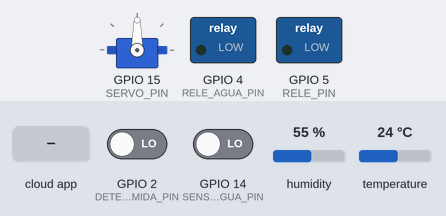
Recording of a sketch running on a simulated ESP8266 (NodeMCU). On the bench: servo, 14×12 character LCD, switched loads named in the sketch (green lamp = pin HIGH). The inputs (shaded band) are chosen by the test bench; at power-on: temperature 24 °C, GPIO 14 (SENSOR_AGUA_PIN) LOW, GPIO 2 (DETECTOR_COMIDA_PIN) LOW, humidity 55 %. WiFi joins after 1.5 s; servers stay silent unless stated; the Firebase database answers and starts empty; what the sketch prints to the serial monitor is not drawn.

Above: at 2.7 s.
2.8 s: temperature set to 22 °C
At 12.8 s:
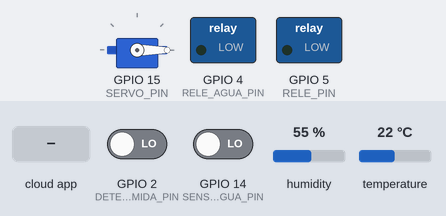
13.3 s: temperature set to 19 °C
At 23.3 s:
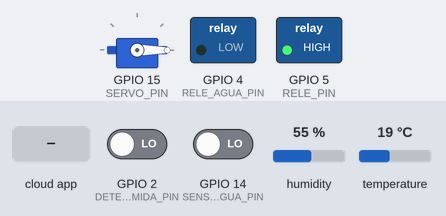
23.6 s: GPIO 14 (SENSOR_AGUA_PIN) driven HIGH
At 32.7 s:
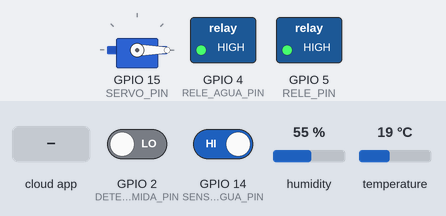
33.8 s: GPIO 2 (DETECTOR_COMIDA_PIN) driven HIGH
At 43.6 s:
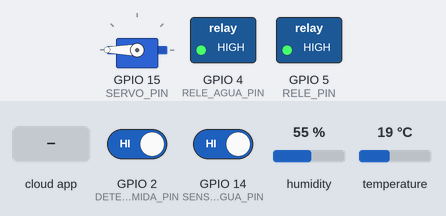
43.9 s: the phone or cloud app sets Status to 0
At 53.5 s:
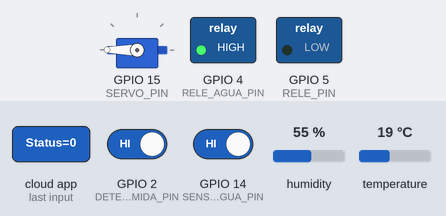
54.1 s: GPIO 14 (SENSOR_AGUA_PIN) driven LOW
At 64.4 s:
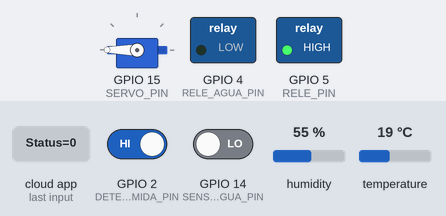
Timing chart, 0 to 65.7 s (numbered marks = the images above; inputs shaded):
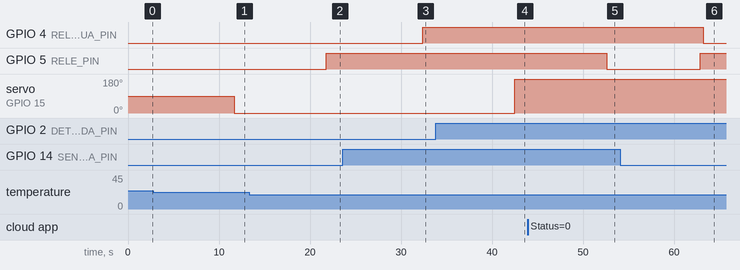

Measured:
- the behaviour switches between 21 and 20 °C on temperature (found by bisection; images 1 and 2)
- after the input at 13.3 s, GPIO 5 (RELE_PIN): LOW → HIGH after 8.5 s
- after the input at 23.6 s, GPIO 4 (RELE_AGUA_PIN): LOW → HIGH after 8.8 s
- after the input at 33.8 s, servo on GPIO 15 (SERVO_PIN): 0° → 180° after 8.7 s
- after the input at 43.9 s, GPIO 5 (RELE_PIN): HIGH → LOW after 8.7 s
- after the input at 54.1 s, GPIO 4 (RELE_AGUA_PIN): HIGH → LOW after 9.1 s

The sketch:

terraBran2_0.ino
```cpp
/*
#if defined(ESP32)
#include <WiFi.h>
#elif defined(ESP8266)
#include <ESP8266WiFi.h>
#endif

#include <Servo.h>
#include <HCSR04.h>
#include "DHT.h"
#include <Firebase_ESP_Client.h>
#include <Wire.h>
#include <LiquidCrystal_I2C.h>

#define WIFI_SSID "Totalplay-D5A8"
#define WIFI_PASSWORD "D5A8185Ce6YXG37E"
#define API_KEY "AIzaSyAKW3UYpCV04W7wO-ciHR7ei4r9ygZc7Ko"
#define USER_EMAIL "patolucas.bbl@gmail.com"
#define USER_PASSWORD "Brandon1234"
#define DATABASE_URL "https://proyecto-esp-7f186-default-rtdb.firebaseio.com"

#define DHTPIN 12
#define DHTTYPE DHT11

#define RELE_PIN 5
#define RELE_AGUA_PIN 4
#define DETECTOR_COMIDA_PIN 2
#define SENSOR_AGUA_PIN 14
#define SERVO_PIN 15

#define TEMPERATURA_LIMITE_INFERIOR 20
#define TEMPERATURA_LIMITE_SUPERIOR 27
#define INTERVALO_ENVIO_DATOS 9000

DHT dht(DHTPIN, DHTTYPE);
Servo servoMotor;
FirebaseData fbdo;
FirebaseAuth auth;
FirebaseConfig config;
LiquidCrystal_I2C lcd(0x3F, 14, 12);

float t;
float h;
int contador = 0;

void setup() {
  pinMode(RELE_PIN, OUTPUT);
  pinMode(RELE_AGUA_PIN, OUTPUT);
  pinMode(DETECTOR_COMIDA_PIN, INPUT);
  servoMotor.attach(SERVO_PIN);
  Serial.begin(115200);
  WiFi.begin(WIFI_SSID, WIFI_PASSWORD);
  while (WiFi.status() != WL_CONNECTED) {
    Serial.print(".");
    delay(300);
  }
  Serial.println();
  Serial.print("Conectado a la red WiFi ");
  Serial.print(WIFI_SSID);
  Serial.print("\n");
  Serial.print("Con la dirección IP: ");
  Serial.println(WiFi.localIP());
  Serial.println();

  config.api_key = API_KEY;
  auth.user.email = USER_EMAIL;
  auth.user.password = USER_PASSWORD;
  config.database_url = DATABASE_URL;
  Firebase.reconnectWiFi(true);
  fbdo.setResponseSize(4096);
  config.token_status_callback = tokenStatusCallback;
  Firebase.begin(&config, &auth);

  lcd.init();
  lcd.backlight();
}

void loop() {
  delay(INTERVALO_ENVIO_DATOS);

  t = dht.readTemperature();
  h = dht.readHumidity();

  if (isnan(t) || isnan(h)) {
    Serial.println("Error al leer el sensor");
    return;
  }

  contador = (t <= TEMPERATURA_LIMITE_INFERIOR || t >= TEMPERATURA_LIMITE_SUPERIOR) ? 1 : 0;

  Serial.println("---------------------------------------------------------");
  Serial.print("Temperatura: ");
  Serial.print(t);
  Serial.println("°C");
  Serial.print("Humedad: ");
  Serial.print(h);
  Serial.println("%");

  int agua = digitalRead(SENSOR_AGUA_PIN);
  Serial.println("---------------------------------------------");
  Serial.println(agua ? "El contenedor de agua está Vacío" : "El contenedor de agua está Lleno");

  if (Firebase.ready()) {
    if (Firebase.RTDB.setInt(&fbdo, "/Iguana/Relevador/Status", contador)) {
      Serial.println("Status Guardado");
    }
    if (Firebase.RTDB.setInt(&fbdo, "/Iguana/Temperatura/Status", t)) {
      // Temperatura guardada
    }
    if (Firebase.RTDB.setInt(&fbdo, "/Iguana/Humedad/Status", h)) {
      // Humedad guardada
    }
    if (Firebase.RTDB.setString(&fbdo, "/Iguana/Alimentacion/Comida/Status", digitalRead(DETECTOR_COMIDA_PIN))) {
      // Comida actualizada
    }
    if (Firebase.RTDB.setString(&fbdo, "/Iguana/Alimentacion/Agua/Status", agua)) {
      // Agua actualizada
    } else {
      Serial.print("Error subiendo datos: ");
      Serial.println(fbdo.errorReason());
    }

    if (Firebase.RTDB.getString(&fbdo, "/Iguana/Relevador/Status")) {
      int relev = fbdo.stringData().toInt();
      Serial.print("************************Relevador**************************************");
      Serial.println(relev);
      Serial.println("**********************************************************************");
      digitalWrite(RELE_PIN, relev);
    } else {
      Serial.print("Error: ");
      Serial.println(fbdo.errorReason());
    }

    if (Firebase.RTDB.getString(&fbdo, "/Iguana/Alimentacion/Comida/Status")) {
      int comida_valor = fbdo.stringData().toInt();
      servoMotor.write(comida_valor == 1 ? 350 : 0);
    } else {
      Serial.print("Error: ");
      Serial.println(fbdo.errorReason());
    }

    if (Firebase.RTDB.getString(&fbdo, "/Iguana/Alimentacion/Agua/Status")) {
      int agua_valor = fbdo.stringData().toInt();
      digitalWrite(RELE_AGUA_PIN, agua_valor);
    } else {
      Serial.print("Error: ");
      Serial.println(fbdo.errorReason());
    }
  }

  actualizarPantallaLCD();
}

void actualizarPantallaLCD() {
  lcd.clear();
  lcd.setCursor(0, 0);
  lcd.print("Temperatura: ");
  lcd.print(t);
  lcd.print("C");

  lcd.setCursor(0, 1);
  lcd.print("Humedad: ");
  lcd.print(h);
  lcd.print("%");
}

*/
/*
#if defined(ESP32)
#include <WiFi.h>
#elif defined(ESP8266)
#include <ESP8266WiFi.h>
#endif

#include <Servo.h>
#include <HCSR04.h>
#include <DHT.h>
#include <Wire.h>
#include <LiquidCrystal_I2C.h>
#include <Firebase_ESP_Client.h>
#include <addons/TokenHelper.h>
#include <addons/RTDBHelper.h>

#define WIFI_SSID "Totalplay-D5A8"
#define WIFI_PASSWORD "D5A8185Ce6YXG37E"
#define API_KEY "AIzaSyAKW3UYpCV04W7wO-ciHR7ei4r9ygZc7Ko"
#define USER_EMAIL "patolucas.bbl@gmail.com"
#define USER_PASSWORD "Brandon1234"
#define DATABASE_URL "https://proyecto-esp-7f186-default-rtdb.firebaseio.com"
#define DHTPIN 12
#define DHTTYPE DHT11

// Pin assignments
const int relePin = 5;
const int releyAguaPin = 4;
const int detectorComidaPin = 2;
const int sensorAguaPin = 14;
const int lcdColumns = 16;
const int lcdRows = 2;

// Objects instantiation
DHT dht(DHTPIN, DHTTYPE);
Servo servoMotor;
LiquidCrystal_I2C lcd(0x3F, lcdColumns, lcdRows);

// Firebase configuration
FirebaseData fbdo;
FirebaseAuth auth;
FirebaseConfig config;

void setup() {
  pinMode(relePin, OUTPUT);
  pinMode(releyAguaPin, OUTPUT);
  pinMode(detectorComidaPin, INPUT);
  servoMotor.attach(15);
  Serial.begin(115200);
  WiFi.begin(WIFI_SSID, WIFI_PASSWORD);

  while (WiFi.status() != WL_CONNECTED) {
    Serial.print("Conectando a la red WiFi ");
    Serial.println(WIFI_SSID);
    delay(300);
  }

  Serial.println("Conectado a la red WiFi");
  Serial.print("Dirección IP: ");
  Serial.println(WiFi.localIP());

  // Initialize Firebase
  config.api_key = API_KEY;
  auth.user.email = USER_EMAIL;
  auth.user.password = USER_PASSWORD;
  config.database_url = DATABASE_URL;
  Firebase.reconnectWiFi(true);
  fbdo.setResponseSize(4096);
  config.token_status_callback = tokenStatusCallback; // see addons/TokenHelper.h
  Firebase.begin(&config, &auth);

  // Initialize DHT sensor
  dht.begin();

  // Initialize LCD
  lcd.init();
  lcd.backlight();
}

void loop() {
  delay(9000);

  float temperature = dht.readTemperature();
  float humidity = dht.readHumidity();
  int foodStatus = digitalRead(detectorComidaPin);
  int waterStatus = digitalRead(sensorAguaPin);

  // Check sensor readings
  if (isnan(temperature) || isnan(humidity)) {
    Serial.println("Error al leer el sensor DHT");
    return;
  }

  // Update LCD display
  updateLCD(temperature, humidity, waterStatus);

  // Update Firebase
  updateFirebase(temperature, humidity, foodStatus, waterStatus);
}

void updateLCD(float temperature, float humidity, int waterStatus) {
  lcd.clear();
  lcd.setCursor(0, 0);
  lcd.print("Temp: ");
  lcd.print(temperature);
  lcd.print("C");
  lcd.setCursor(0, 1);
  lcd.print("Hum: ");
  lcd.print(humidity);
  lcd.print("%");

  lcd.setCursor(0, 1);
  if (waterStatus == 1) {
    lcd.print("Water: Empty");
  } else {
    lcd.print("Water: Full");
  }
}

void updateFirebase(float temperature, float humidity, int foodStatus, int waterStatus) {
  if (Firebase.ready()) {
    // Update temperature
    Firebase.RTDB.setInt(&fbdo, "/Iguana/Temperatura/Status", temperature);

    // Update humidity
    Firebase.RTDB.setInt(&fbdo, "/Iguana/Humedad/Status", humidity);

    // Update food status
    Firebase.RTDB.setString(&fbdo, "/Iguana/Alimentacion/Comida/Status", foodStatus);

    // Update water status
    Firebase.RTDB.setString(&fbdo, "/Iguana/Alimentacion/Agua/Status", waterStatus);
  } else {
    Serial.println("Error: Firebase no está listo");
  }
}
*/

#if defined(ESP32)
#include <WiFi.h>
#elif defined(ESP8266)
#include <ESP8266WiFi.h>
#endif

#include <Servo.h>
#include <HCSR04.h>
#include "DHT.h"
#include <Firebase_ESP_Client.h>
#include <Wire.h>
#include <LiquidCrystal_I2C.h>

#define WIFI_SSID "Totalplay-D5A8"
#define WIFI_PASSWORD "D5A8185Ce6YXG37E"
#define API_KEY "AIzaSyAKW3UYpCV04W7wO-ciHR7ei4r9ygZc7Ko"
#define USER_EMAIL "patolucas.bbl@gmail.com"
#define USER_PASSWORD "Brandon1234"
#define DATABASE_URL "https://proyecto-esp-7f186-default-rtdb.firebaseio.com"

#define DHTPIN 12
#define DHTTYPE DHT11

#define RELE_PIN 5
#define RELE_AGUA_PIN 4
#define DETECTOR_COMIDA_PIN 2
#define SENSOR_AGUA_PIN 14
#define SERVO_PIN 15

#define TEMPERATURA_LIMITE_INFERIOR 20
#define TEMPERATURA_LIMITE_SUPERIOR 27
#define INTERVALO_ENVIO_DATOS 9000

DHT dht(DHTPIN, DHTTYPE);
Servo servoMotor;
FirebaseData fbdo;
FirebaseAuth auth;
FirebaseConfig config;
LiquidCrystal_I2C lcd(0x3F, 14, 12);

float t;
float h;
int contador = 0;

void setup() {
  pinMode(RELE_PIN, OUTPUT);
  pinMode(RELE_AGUA_PIN, OUTPUT);
  pinMode(DETECTOR_COMIDA_PIN, INPUT);
  servoMotor.attach(SERVO_PIN);
  Serial.begin(115200);
  WiFi.begin(WIFI_SSID, WIFI_PASSWORD);
  while (WiFi.status() != WL_CONNECTED) {
    Serial.print(".");
    delay(300);
  }
  Serial.println();
  Serial.print("Conectado a la red WiFi ");
  Serial.print(WIFI_SSID);
  Serial.print("\n");
  Serial.print("Con la dirección IP: ");
  Serial.println(WiFi.localIP());
  Serial.println();

  Serial.printf("Firebase Client v%s\n\n", FIREBASE_CLIENT_VERSION);

  config.api_key = API_KEY;

  auth.user.email = USER_EMAIL;
  auth.user.password = USER_PASSWORD;

  config.database_url = DATABASE_URL;
  Firebase.reconnectWiFi(true);
  fbdo.setResponseSize(4096);

  String base_path = "/UsersData/";
  config.token_status_callback = tokenStatusCallback;
  Firebase.begin(&config, &auth);

  lcd.init();
  lcd.backlight();
}

void loop() {
  delay(INTERVALO_ENVIO_DATOS);

  t = dht.readTemperature();
  h = dht.readHumidity();

  if (isnan(t) || isnan(h)) {
    Serial.println("Error al leer el sensor");
    return;
  }

  contador = (t <= TEMPERATURA_LIMITE_INFERIOR || t >= TEMPERATURA_LIMITE_SUPERIOR) ? 1 : 0;

  Serial.println("---------------------------------------------------------");
  Serial.print("Temperatura: ");
  Serial.print(t);
  Serial.println("°C");
  Serial.print("Humedad: ");
  Serial.print(h);
  Serial.println("%");

  int agua = digitalRead(SENSOR_AGUA_PIN);
  Serial.println("---------------------------------------------");
  Serial.println(agua ? "El contenedor de agua está Vacío" : "El contenedor de agua está Lleno");

  if (Firebase.ready()) {
    if (Firebase.RTDB.setInt(&fbdo, "/Iguana/Relevador/Status", contador)) {
      Serial.println("Status Guardado");
    }
    if (Firebase.RTDB.setInt(&fbdo, "/Iguana/Temperatura/Status", t)) {
      // Temperatura guardada
    }
    if (Firebase.RTDB.setInt(&fbdo, "/Iguana/Humedad/Status", h)) {
      // Humedad guardada
    }
    if (Firebase.RTDB.setString(&fbdo, "/Iguana/Alimentacion/Comida/Status", digitalRead(DETECTOR_COMIDA_PIN))) {
      // Comida actualizada
    }
    if (Firebase.RTDB.setString(&fbdo, "/Iguana/Alimentacion/Agua/Status", agua)) {
      // Agua actualizada
    } else {
      Serial.print("Error subiendo datos: ");
      Serial.println(fbdo.errorReason());
    }

    if (Firebase.RTDB.getString(&fbdo, "/Iguana/Relevador/Status")) {
      int relev = fbdo.stringData().toInt();
      Serial.print("************************Relevador**************************************");
      Serial.println(relev);
      Serial.println("**********************************************************************");
      digitalWrite(RELE_PIN, relev);
    } else {
      Serial.print("Error: ");
      Serial.println(fbdo.errorReason());
    }

    if (Firebase.RTDB.getString(&fbdo, "/Iguana/Alimentacion/Comida/Status")) {
      int comida_valor = fbdo.stringData().toInt();
      servoMotor.write(comida_valor == 1 ? 350 : 0);
    } else {
      Serial.print("Error: ");
      Serial.println(fbdo.errorReason());
    }

    if (Firebase.RTDB.getString(&fbdo, "/Iguana/Alimentacion/Agua/Status")) {
      int agua_valor = fbdo.stringData().toInt();
      digitalWrite(RELE_AGUA_PIN, agua_valor);
    } else {
      Serial.print("Error: ");
      Serial.println(fbdo.errorReason());
    }
  }

  actualizarPantallaLCD();
}

void actualizarPantallaLCD() {
  lcd.clear();
  lcd.setCursor(0, 0);
  lcd.print("Temperatura: ");
  lcd.print(t);
  lcd.print("C");

  lcd.setCursor(0, 1);
  lcd.print("Humedad: ");
  lcd.print(h);
  lcd.print("%");
}
```
